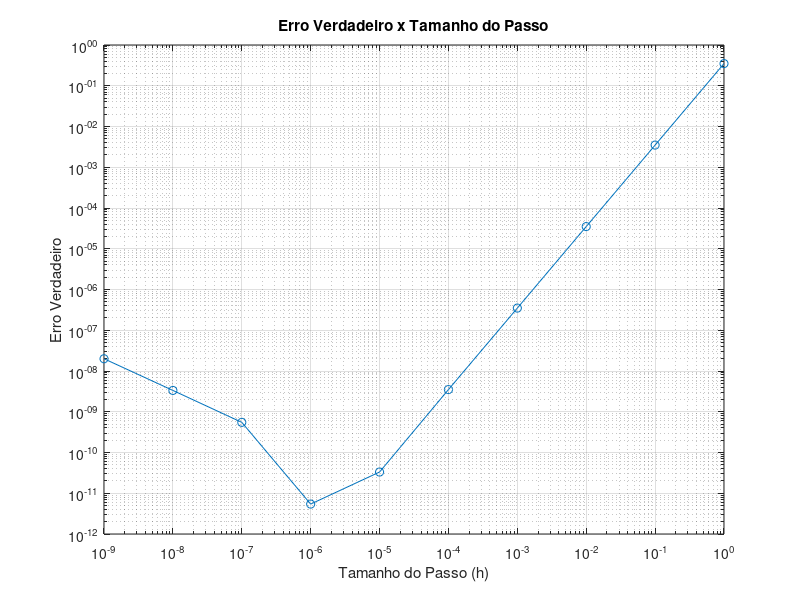

Reproduce this figure in MATLAB.
clc;
clear all;
close all;

% Define a função f(x)
f = @(x) -0.1*x.^4 - 0.15*x.^3 - 0.5*x.^2 - 0.25*x + 1.2;

% Define a derivada exata de f(x) calculada analiticamente
f_exata = @(x) -0.4*x.^3 - 0.45*x.^2 - 1.0*x - 0.25;

% Ponto em que queremos calcular a derivada
x = 0.5;

% Valor exato da derivada em x = 0.5
valor_verdadeiro = f_exata(x);

% Inicializa o tamanho do passo e outros parâmetros
h = 1;
n = 10; % Número de passos
resultados = zeros(n, 3); % Para armazenar os resultados

% Loop para calcular a diferença finita para vários tamanhos de h
for i = 1:n
    % Calcula a diferença centrada
    diferenca_finita = (f(x + h) - f(x - h)) / (2*h);

    % Calcula o erro verdadeiro
    erro_verdadeiro = abs(valor_verdadeiro - diferenca_finita);

    % Armazena os resultados
    resultados(i, :) = [h, diferenca_finita, erro_verdadeiro];

    % Exibe os resultados da iteração atual
    fprintf('Passo h: %.10f | Diferença Finita: %.10f | Erro Verdadeiro: %.10f\n', h, diferenca_finita, erro_verdadeiro);

    % Divide o tamanho do passo por 10
    h = h / 10;
end

% Exibe a tabela de resultados
fprintf('\nTamanho do passo | Diferença Finita | Erro Verdadeiro\n');
disp(resultados);

% Traça o gráfico do erro em função do tamanho do passo
figure;
loglog(resultados(:, 1), resultados(:, 3), '-o');
xlabel('Tamanho do Passo (h)');
ylabel('Erro Verdadeiro');
title('Erro Verdadeiro x Tamanho do Passo');
grid on;

